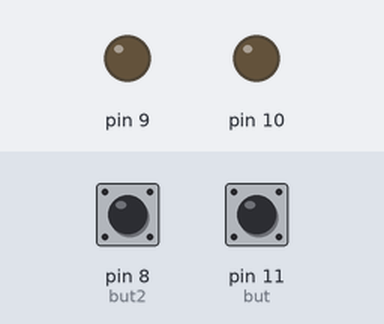
Bench run of a sketch on a simulated Arduino Uno, built with avr-gcc and run on an emulated ATmega328P. Parts: output pins drawn as LEDs (lit = HIGH). Dashed ring = blinking. The test bench sets the inputs (shaded band); at power-on: pin 8 (but2) LOW, pin 11 (but) LOW.

Above: at 1.2 s.
1.3 s: pin 8 (but2) pulled HIGH for 3.2 s
At 5.4 s:
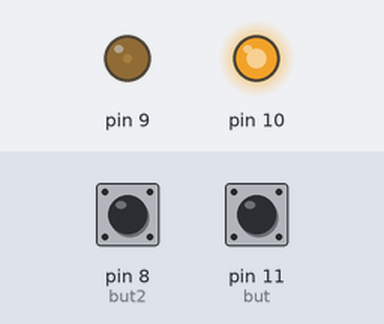
6.0 s: pin 11 (but) pulled HIGH for 0.15 s
At 6.7 s:
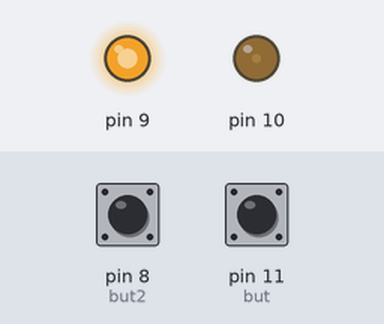
7.6 s: pin 11 (but) pulled HIGH for 3.2 s
At 8.5 s:
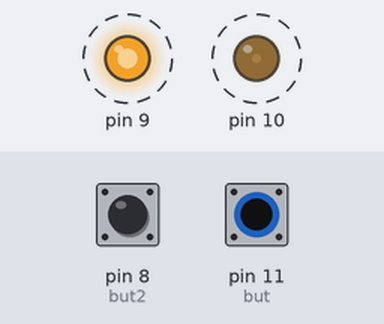
12.3 s: pin 8 (but2) pulled HIGH for 1 s
At 13.1 s:
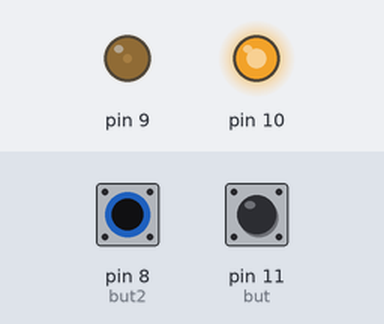
Timing chart, 0 to 15.3 s (numbered marks = the images above; inputs shaded):
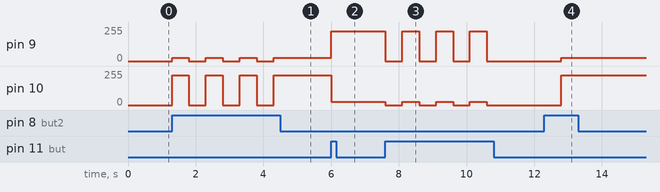

The sketch:

timer_2.ino
```cpp
#include <TimerOne.h>
const int but=11;
const int but2=8;
const int LED_green =10 ;
const int LED_yellow = 9;

int buttonState = 0;
int buttonState2 = 0;
bool ledOn = false;
bool ledOn2 = false;


void setup() {
  pinMode(but,INPUT);
  pinMode(but2,INPUT);
  Timer1.initialize();
  Timer1.setPeriod(1000000);

  Timer1.pwm(LED_green, 0);
  Timer1.pwm(LED_yellow, 0);

}

void loop() {
  buttonState=digitalRead(but);
  if(buttonState == HIGH){
    if(!ledOn){
  Timer1.setPwmDuty(LED_green, 100);
  Timer1.setPwmDuty(LED_yellow,900 );
  ledOn=true;
}else{
  Timer1.setPwmDuty(LED_green, 0);
  Timer1.setPwmDuty(LED_yellow,0 );
ledOn=false;
}

delay(500);
  }
  buttonState2=digitalRead(but2);
  if(buttonState2 == HIGH){
    if(!ledOn2){
  Timer1.setPwmDuty(LED_green, 900);
  Timer1.setPwmDuty(LED_yellow,100 );
  ledOn2=true;
}else{
  Timer1.setPwmDuty(LED_green, 0);
  Timer1.setPwmDuty(LED_yellow,0 );
ledOn2=false;
}
delay(500);
  }
}
```

Measured:
- after the input at 1.3 s, pin 9: alternates 25/255 for 0.50 s and 0/255 for 0.50 s, 7 changes in all, then stays 25/255, starting at once; pin 10: alternates 225/255 for 0.50 s and 0/255 for 0.50 s, 7 changes in all, then stays 225/255, starting at once
- after the input at 6.0 s, pin 9: 25/255 → 225/255 at once; pin 10: 225/255 → 25/255 at once
- after the input at 7.6 s, pin 9: alternates 225/255 for 0.50 s and 0/255 for 0.50 s, 7 changes in all, then stays 0/255, starting at once; pin 10: alternates 25/255 for 0.50 s and 0/255 for 0.50 s, 7 changes in all, then stays 0/255, starting at once
- after the input at 12.3 s, pin 9: 0/255 → 25/255 after 0.50 s; pin 10: 0/255 → 225/255 after 0.50 s
